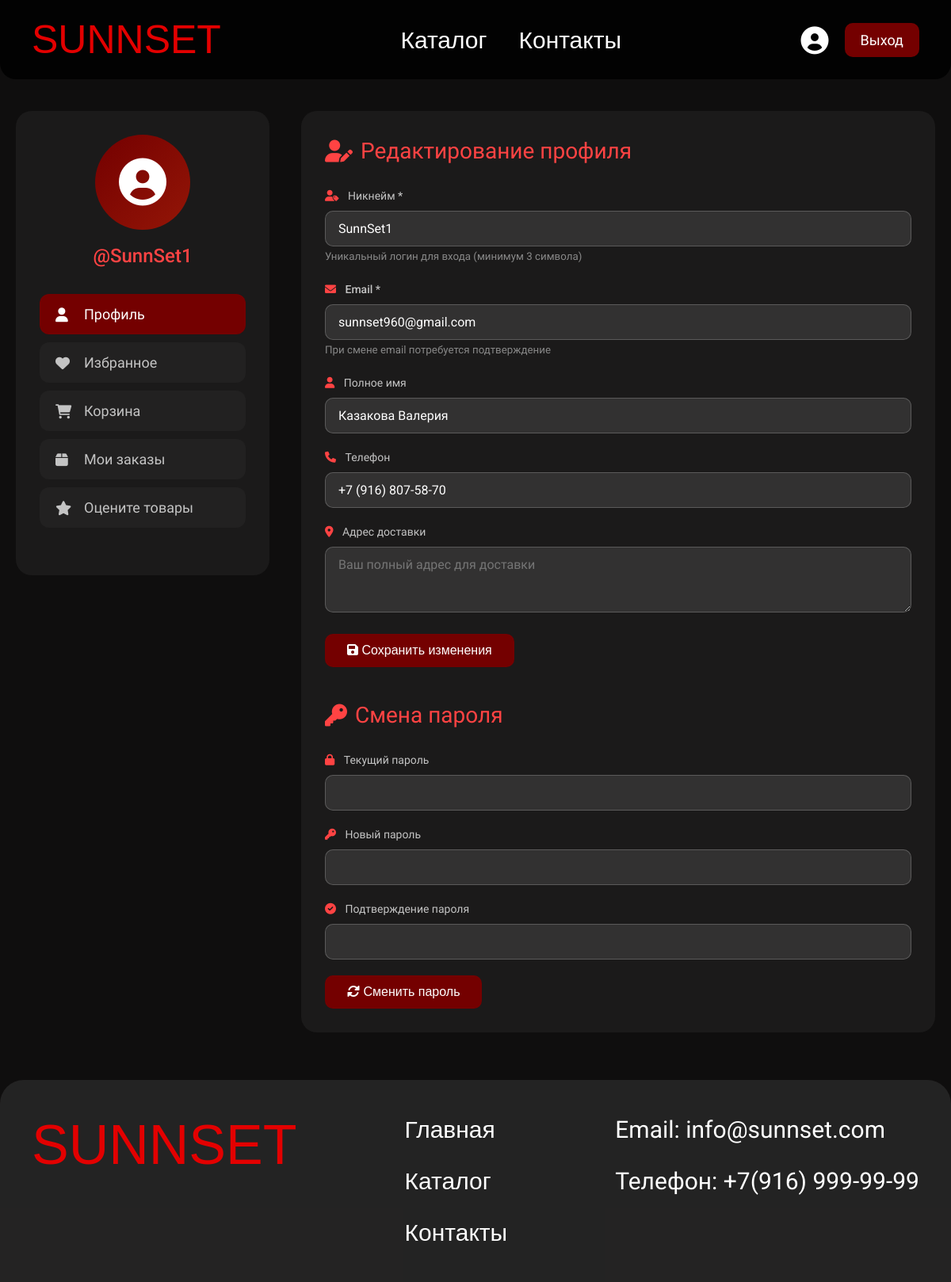
Page /profile.php (signed in) on the committed database.
### tables this page shows
CREATE TABLE `users` (
  `id` int(11) NOT NULL,
  `username` varchar(50) NOT NULL,
  `email` varchar(100) NOT NULL,
  `password` varchar(255) NOT NULL,
  `full_name` varchar(100) DEFAULT NULL,
  `phone` varchar(20) DEFAULT NULL,
  `address` text DEFAULT NULL,
  `created_at` timestamp NOT NULL DEFAULT current_timestamp(),
  `email_verified` tinyint(4) DEFAULT 0,
  `verification_token` varchar(100) DEFAULT NULL,
  `verification_code` varchar(10) DEFAULT NULL,
  `verification_expires` datetime DEFAULT NULL,
  `reset_token` varchar(100) DEFAULT NULL,
  `reset_expires` datetime DEFAULT NULL,
  `role` enum('user','admin') DEFAULT 'user',
  `new_email` varchar(100) DEFAULT NULL,
  `email_verification_token` varchar(100) DEFAULT NULL
);

### config.php (called while the page is built, shortened)
<?php
$host = 'localhost';
$dbname = 'sunset_shop';
$username = 'root';
$password = '';
try {
    $pdo = new PDO("mysql:host=$host;dbname=$dbname;charset=utf8mb4", $username, $password);
    $pdo->setAttribute(PDO::ATTR_ERRMODE, PDO::ERRMODE_EXCEPTION);
    $pdo->setAttribute(PDO::ATTR_DEFAULT_FETCH_MODE, PDO::FETCH_ASSOC);
    $pdo->setAttribute(PDO::ATTR_EMULATE_PREPARES, false);
} catch (PDOException $e) {
    die("Ошибка подключения к базе данных: " . $e->getMessage());
}
function isAdmin()
{
    if (isset($_SESSION['user_id'])) {
        global $pdo;
        $stmt = $pdo->prepare("SELECT role FROM users WHERE id = ?");
        $stmt->execute([$_SESSION['user_id']]);
        $user = $stmt->fetch();
    }
    return false;
}
function getUserData($user_id)
{
    global $pdo;
    $stmt = $pdo->prepare("SELECT * FROM users WHERE id = ?");
    $stmt->execute([$user_id]);
    return $stmt->fetch();
}

### profile.php (the view, shortened to what this page needs)
<?php
require_once 'config.php';
$user = getUserData($_SESSION['user_id']);
$active_tab = isset($_GET['tab']) ? $_GET['tab'] : 'profile';
?>
<!DOCTYPE html>
<html lang="ru">
<head>
    <link rel="stylesheet" href="style.css">
    <link rel="stylesheet" href="https://cdnjs.cloudflare.com/ajax/libs/font-awesome/6.0.0-beta3/css/all.min.css">
    <link rel="stylesheet" href="profile.css?v=<?= filemtime('profile.css') ?>">
</head>
<body>
    <div class="main">
        <header class="header">
            <div class="header-content">
                <a href="index.php" class="logo">SUNNSET</a>
                <div class="nav-links">
                    <a href="catalog.php">Каталог</a>
                    <a href="contacts.php">Контакты</a>
                </div>
                <div class="auth-icons">
                    <a href="profile.php" class="user-icon"><i class="fas fa-user-circle"></i></a>
                    <a href="logout.php" class="logout-btn">Выход</a>
                </div>
            </div>
        </header>
        <!-- <?php if (isAdmin()): ?>
            <div style="position: fixed; bottom: 20px; left: 20px; z-index: 1000;">
                <a href="admin_panel.php" style="background: #740000; color: white; padding: 10px 20px; border-radius: 10px; text-decoration: none;">
                    <i class="fas fa-crown"></i> Админ панель
                </a>
            </div>
        <?php endif; ?> -->
        <div class="profile-layout">
            <div class="profile-sidebar">
                <div class="profile-avatar">
                    <div class="avatar-icon">
                        <i class="fas fa-user-circle"></i>
                    </div>
                    <div class="profile-username">@<?= htmlspecialchars($user['username']) ?></div>
                </div>
                <div class="profile-nav">
                    <a href="?tab=profile" class="nav-tab <?= $active_tab == 'profile' ? 'active' : '' ?>" data-tab="profile">
                        <i class="fas fa-user"></i> Профиль
                    </a>
                    <?php if (isAdmin()): ?>
                        <a href="admin_panel.php" class="nav-tab" target="_blank">
                            <i class="fas fa-crown"></i> Админ-панель
                        </a>
                    <?php endif; ?>
                    <a href="?tab=favorites" class="nav-tab <?= $active_tab == 'favorites' ? 'active' : '' ?>" data-tab="favorites">
                        <i class="fas fa-heart"></i> Избранное
                    </a>
                    <a href="?tab=cart" class="nav-tab <?= $active_tab == 'cart' ? 'active' : '' ?>" data-tab="cart">
                        <i class="fas fa-shopping-cart"></i> Корзина
                    </a>
                    <a href="?tab=orders" class="nav-tab <?= $active_tab == 'orders' ? 'active' : '' ?>" data-tab="orders">
                        <i class="fas fa-box"></i> Мои заказы
                    </a>
                    <a href="?tab=reviews" class="nav-tab <?= $active_tab == 'reviews' ? 'active' : '' ?>" data-tab="reviews">
                        <i class="fas fa-star"></i> Оцените товары
                    </a>
                </div>
            </div>
            <div class="profile-content">
                <div id="tab-profile" class="content-section <?= $active_tab == 'profile' ? 'active' : '' ?>">
                    <div class="section-title"><i class="fas fa-user-edit"></i> Редактирование профиля</div>
                    <form method="POST">
                        <div class="form-group">
                            <label><i class="fas fa-user-tag"></i> Никнейм *</label>
                            <input type="text" name="username" value="<?= htmlspecialchars($user['username']) ?>" required>
                            <small style="color: #888;">Уникальный логин для входа (минимум 3 символа)</small>
                        </div>
                        <div class="form-group">
                            <label><i class="fas fa-envelope"></i> Email *</label>
                            <input type="email" name="email" value="<?= htmlspecialchars($user['email']) ?>" required>
                            <small style="color: #888;">При смене email потребуется подтверждение</small>
                        </div>
                        <div class="form-group">
                            <label><i class="fas fa-user"></i> Полное имя</label>
                            <input type="text" name="full_name" value="<?= htmlspecialchars($user['full_name']) ?>" placeholder="Как к вам обращаться">
                        </div>
                        <div class="form-group">
                            <label><i class="fas fa-phone"></i> Телефон</label>
                            <input type="tel" name="phone" id="phone" value="<?= htmlspecialchars($user['phone']) ?>" placeholder="+7 (999) 999-99-99">
                        </div>
                        <div class="form-group">
                            <label><i class="fas fa-map-marker-alt"></i> Адрес доставки</label>
                            <textarea name="address" rows="3" placeholder="Ваш полный адрес для доставки"><?= htmlspecialchars($user['address']) ?></textarea>
                        </div>
                        <button type="submit" name="update_profile" class="btn-save"><i class="fas fa-save"></i> Сохранить изменения</button>
                    </form>
                    <div class="section-title" style="margin-top: 40px;"><i class="fas fa-key"></i> Смена пароля</div>
                    <form method="POST">
                        <div class="form-group">
                            <label><i class="fas fa-lock"></i> Текущий пароль</label>
                            <input type="password" name="current_password" required>
                        </div>
                        <div class="form-group">
                            <label><i class="fas fa-key"></i> Новый пароль</label>
                            <input type="password" name="new_password" required>
                        </div>
                        <div class="form-group">
                            <label><i class="fas fa-check-circle"></i> Подтверждение пароля</label>
                            <input type="password" name="confirm_password" required>
                        </div>
                        <button type="submit" name="change_password" class="btn-save"><i class="fas fa-sync-alt"></i> Сменить пароль</button>
                    </form>
                </div>
            </div>
        </div>
        <footer class="footer">
            <div class="footer-content">
                <div class="footer-nav-lofo"><a href="index.php" class="logo">SUNNSET</a></div>
                <div class="footer-nav">
                    <a href="index.php">Главная</a>
                    <a href="catalog.php">Каталог</a>
                    <a href="contacts.php">Контакты</a>
                </div>
                <div class="footer-contacts">
                    <div>Email: info@sunnset.com</div>
                    <div>Телефон: +7(916) 999-99-99</div>
                </div>
            </div>
        </footer>
    </div>
</body>
</html>

### style.css (style rules this page uses)
* { margin: 0; padding: 0; box-sizing: border-box; }
body { font-family: 'Roboto', 'Segoe UI', sans-serif; background: #0F0E0E; color: #FFFFFF; line-height: 1.5; scroll-behavior: smooth; }
.main { width: 100%; background: #0F0E0E; overflow-x: hidden; }
.header { background: rgb(0 0 0 / 85%); border-radius: 0 0 20px 20px; padding: 20px 80px; display: flex; flex-wrap: wrap; align-items: center; justify-content: space-between; gap: 20px; width: 100%; position: relative; z-index: 20; }
.header-content { max-width: 1760px; width: 100%; margin: 0 auto; display: flex; align-items: center; justify-content: space-between; flex-wrap: wrap; gap: 20px; }
.logo { font-family: 'Chinese Asian Style', sans-serif; font-size: 50px; font-weight: 400; line-height: 1.2; color: #e30000 !important; text-decoration: none; white-space: nowrap; }
.nav-links { display: flex; flex-wrap: wrap; gap: 40px; align-items: center; }
.nav-links a { font-family: 'Roboto', sans-serif; font-size: 30px; font-weight: 400; color: #FFFFFF; text-decoration: none; transition: opacity 0.2s; }
.auth-icons { display: flex; align-items: center; gap: 20px; }
.login-icon, .user-icon { display: flex; align-items: center; text-decoration: none; transition: opacity 0.2s; }
.user-icon i { font-size: 35px; color: white; }
.logout-btn { background: #740000; padding: 8px 20px; border-radius: 10px; color: white; text-decoration: none; font-size: 18px; transition: background 0.2s; }
.section-title { font-size: 45px; font-weight: 500; margin-bottom: 60px; text-align: center; color: #FFFFFF; }
.form-group { margin-bottom: 15px; }
.form-group label { display: block; margin-bottom: 8px; font-weight: 500; color: #C4C4C4; font-size: 14px; }
.form-group label i { margin-right: 6px; color: #FF4343; }
.form-group input, .form-group textarea, .form-group select { width: 100%; padding: 12px 16px; background: rgba(255, 255, 255, 0.1); border: 1px solid rgba(255, 255, 255, 0.2); border-radius: 10px; font-size: 16px; color: #FFFFFF; font-family: inherit; transition: all 0.3s; }
.footer { background: rgba(217, 217, 217, 0.1); border-radius: 30px 30px 0 0; padding: 30px 80px 30px; margin-top: 60px; }
.footer-content { max-width: 1760px; margin: 0 auto; display: flex; flex-wrap: wrap; justify-content: space-between; align-items: flex-start; gap: 30px; }
.footer-nav-lofo .logo { font-size: 70px; }
.footer-nav { display: flex; gap: 20px; flex-direction: column; }
.footer-nav a { font-family: 'Roboto', sans-serif; font-size: 30px; font-weight: 400; color: #FFFFFF; text-decoration: none; }
.footer-contacts { display: flex; gap: 20px; text-align: right; flex-direction: column; align-items: flex-start; }
.footer-contacts div { font-size: 30px; color: #FFFFFF; }
@media (max-width: 1200px) { .header { padding: 20px 40px; } }
@media (max-width: 1200px) { .footer { padding: 40px 40px; } }

### rows in the picture
users: username "SunnSet1", email "sunnset960@gmail.com", full_name "Казакова Валерия", phone "+7 (916) 807-58-70"
